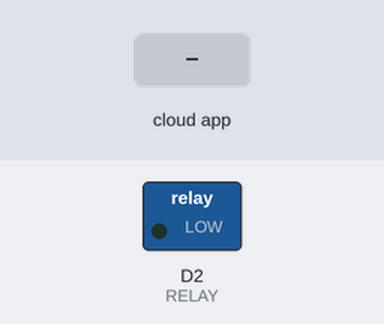
Bench run of a sketch on a simulated ESP8266 (NodeMCU). Parts: switched loads named in the sketch (green lamp = pin HIGH). The test bench sets the inputs (shaded band). WiFi joins after 1.5 s; servers stay silent unless stated; the Firebase database answers and starts empty; what the sketch prints to the serial monitor is not drawn.

Above: at 3.7 s.
3.8 s: the phone or cloud app sets LIGHT_STATUS to OFF
At 4.8 s:
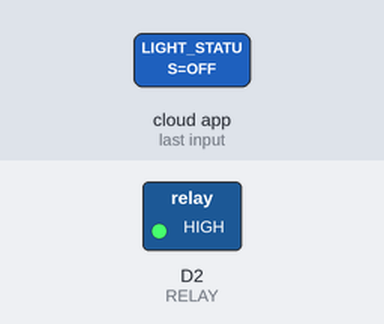
5.3 s: the phone or cloud app sets LIGHT_STATUS to ON
At 6.0 s:
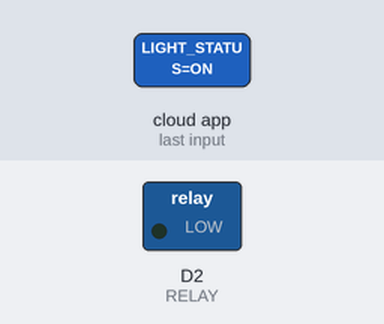
Timing chart, 0 to 8.3 s (numbered marks = the images above; inputs shaded):
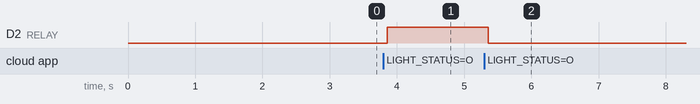

The sketch:

LIGHT.ino
```cpp
#include <Arduino.h>
#include <ESP8266WiFi.h>
#include <Hash.h>
#include <FirebaseArduino.h>

#define FIREBASE_HOST "..."
#define FIREBASE_AUTH "..."
#define WIFI_SSID "..."
#define WIFI_PASSWORD "..."

String fireStatus = "";  //zmienna do przechowywania stanu swiatla w Firebase
int RELAY = D2;          //zmienna do obsługi przekaźnika

void setup() {

  Serial.begin(9600);     //rozpoczęcie monitorowania portu szeregowego
  delay(1000);
  pinMode(RELAY, OUTPUT); //zapisanie przekaznika jako wyjscie
  digitalWrite(RELAY, LOW);  //poczatkowy stan przekaznika
  ESP.eraseConfig();
  WiFi.begin(WIFI_SSID, WIFI_PASSWORD); //polaczenie z WiFi
  Serial.print("Connecting to ");
  Serial.print(WIFI_SSID);
  while (WiFi.status() != WL_CONNECTED) {
    Serial.print(".");
    delay(500);
  }
  Serial.println();
  Serial.print("Connected to ");
  Serial.println(WIFI_SSID);
  Serial.print("IP Address is : ");
  Serial.println(WiFi.localIP());
  Firebase.begin(FIREBASE_HOST, FIREBASE_AUTH);   //polaczenie z Firebase
  //Firebase.setString("LIGHT_STATUS", "OFF");
 }

 void loop() {

  fireStatus = Firebase.getString("LIGHT_STATUS");
  if (fireStatus == "OFF") {
    Serial.println("Light Turned OFF");
    digitalWrite(RELAY, HIGH);
  }
  else if (fireStatus == "ON") {
    Serial.println("Light Turned ON");
    digitalWrite(RELAY, LOW);
  }
}
```

Measured:
- after the input at 3.8 s, D2 (RELAY): LOW → HIGH after 0.05 s
- after the input at 5.3 s, D2 (RELAY): HIGH → LOW after 0.06 s
